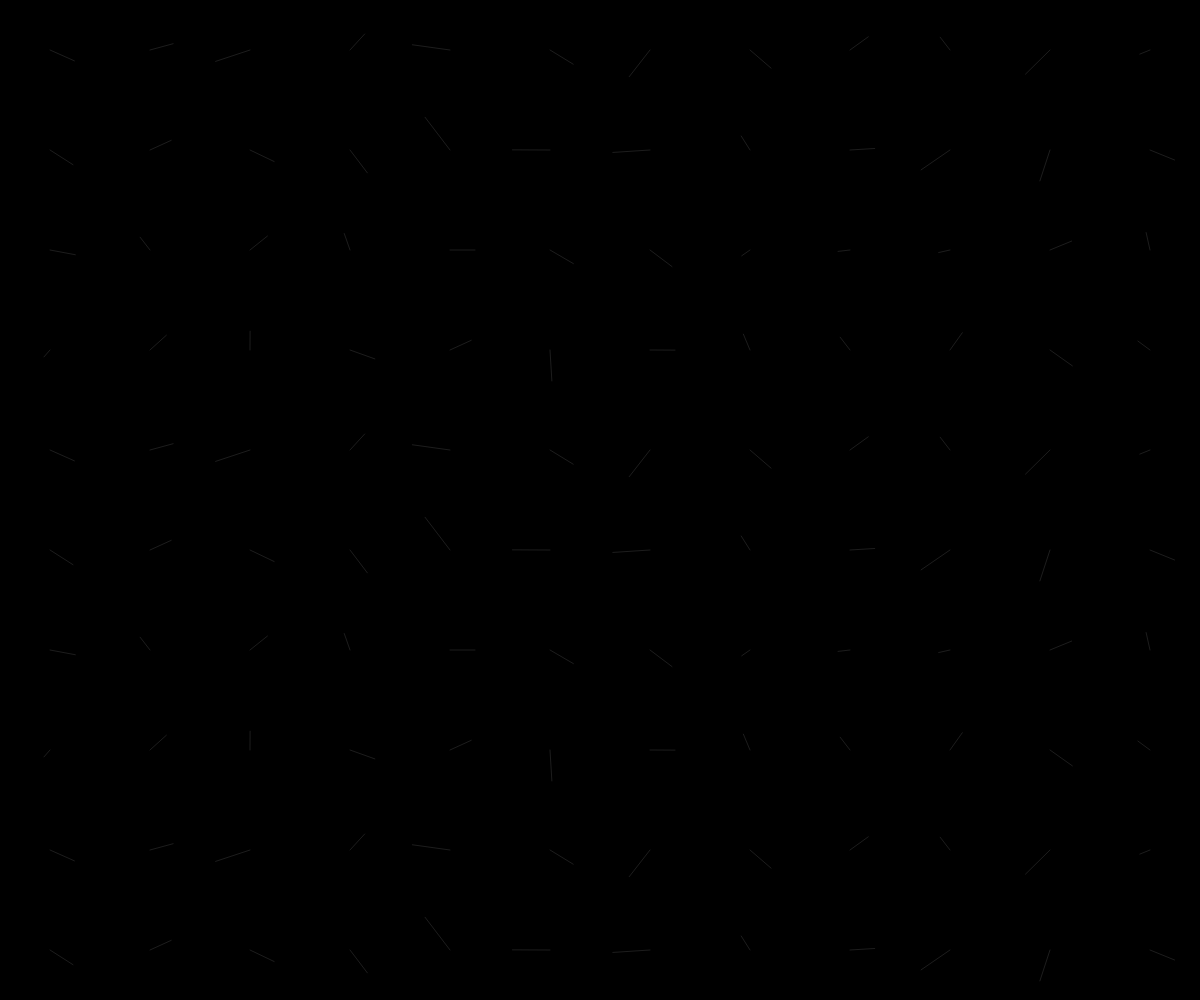
Frame 1 (no input)
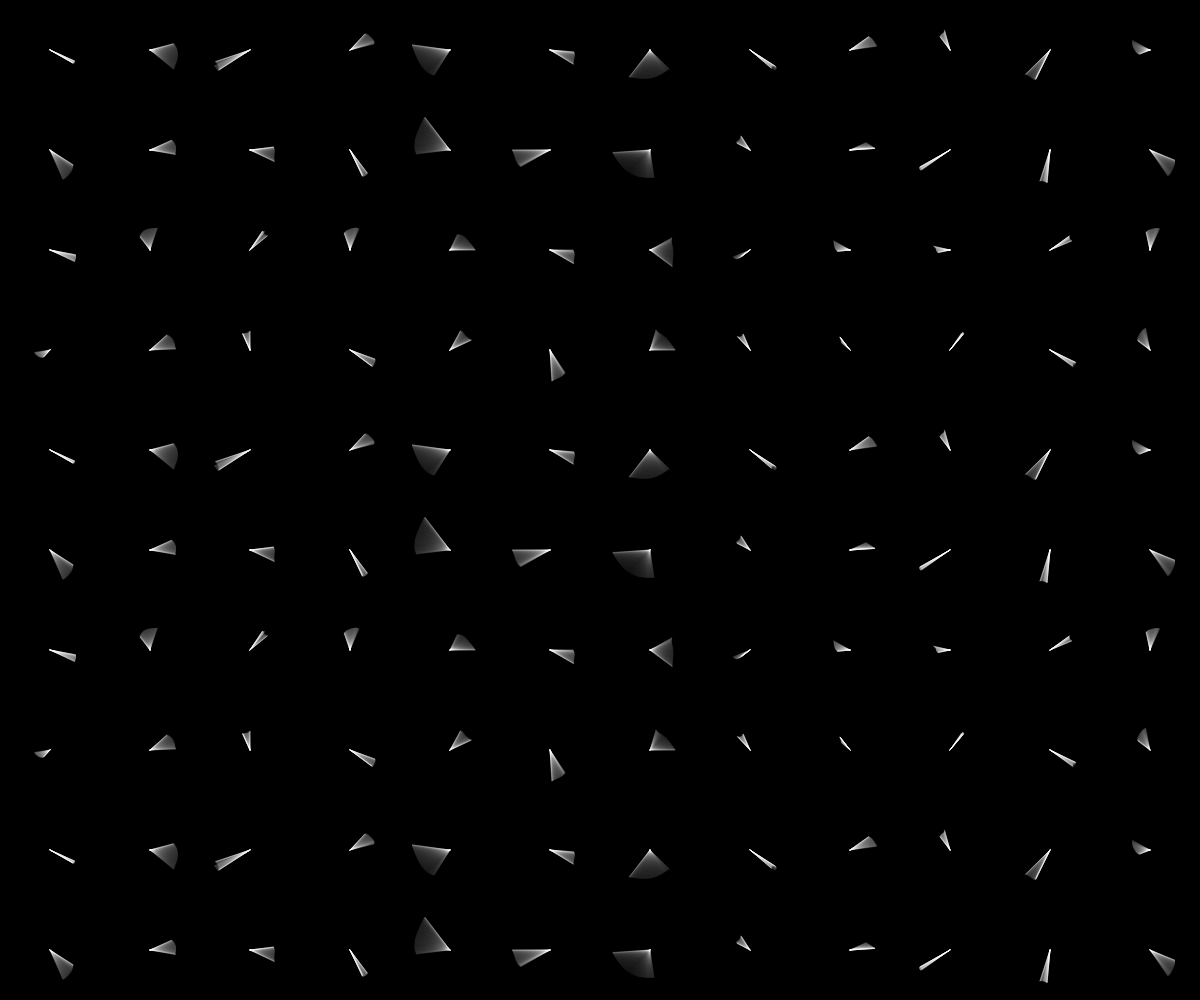
Frame 60 (no input)
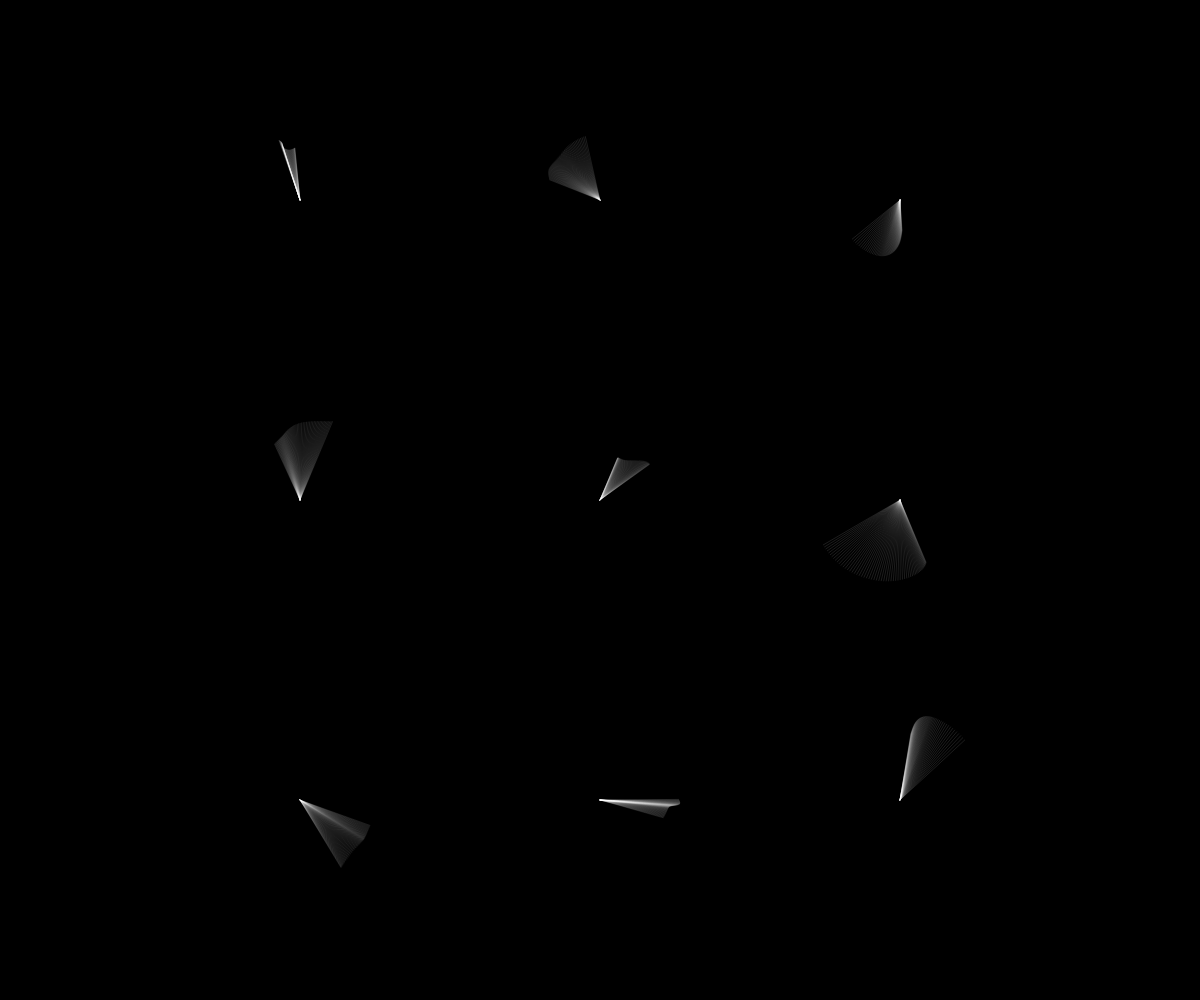
Frame 120 (the mouse pressed at the canvas centre since frame 60)

The p5.js sketch that drew these frames (run headless with seeded random() and noise() and a simulated clock; from frame 60 on, the mouse is pressed at the canvas centre):

// p5.js sketch
// ── sketch.js
let slotSize = 100;
let marginX;
let marginY;
let time = 0

function setup() {

    createCanvas(windowWidth, windowHeight);


    pixelDensity(1);

    marginX = windowWidth - int((windowWidth / slotSize)) * slotSize;
    marginY = windowHeight - int((windowHeight / slotSize)) * slotSize;
    rectMode(CENTER)
    background(0)

}


function draw() {

    //background(0)
    noFill();
    stroke(255, 200)
    strokeWeight(0.15)
    time += 0.005;
    for (let i = marginX / 2 + slotSize / 2; i < width - marginX / 2; i += slotSize) {
        for (let j = marginY / 2 + slotSize / 2; j < height - marginY / 2; j += slotSize) {
            let angle = noise(time/2 , i , j) * TWO_PI * 2
            let r = noise(time , i , j) * slotSize *0.5
            let xpos = i + cos(angle) * r
            let ypos = j + sin(angle) * r
            line(xpos,ypos, i,j)

        }
    }
}

function mousePressed() {
    background(0)
    slotSize = random(50, 400)
    marginX = windowWidth - int((windowWidth / slotSize)) * slotSize;
    marginY = windowHeight - int((windowHeight / slotSize)) * slotSize;
}

function keyPressed() {
    background(0)
}


function windowResized() {
    resizeCanvas(windowWidth, windowHeight);
    marginX = windowWidth - int((windowWidth / slotSize)) * slotSize;
    marginY = windowHeight - int((windowHeight / slotSize)) * slotSize;
}
